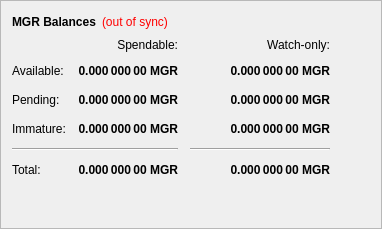
        <widget class="QFrame" name="frame">
         <property name="frameShape">
          <enum>QFrame::StyledPanel</enum>
         </property>
         <property name="frameShadow">
          <enum>QFrame::Raised</enum>
         </property>
         <layout class="QVBoxLayout" name="verticalLayout_4">
          <item>
           <layout class="QHBoxLayout" name="horizontalLayout_4">
            <item>
             <widget class="QLabel" name="label_5">
              <property name="font">
               <font>
                <weight>75</weight>
                <bold>true</bold>
               </font>
              </property>
              <property name="text">
               <string>MGR Balances</string>
              </property>
             </widget>
            </item>
            <item>
             <widget class="QLabel" name="labelWalletStatus">
              <property name="cursor">
               <cursorShape>WhatsThisCursor</cursorShape>
              </property>
              <property name="toolTip">
               <string>The displayed information may be out of date. Your wallet automatically synchronizes with the Monger network after a connection is established, but this process has not completed yet.</string>
              </property>
              <property name="styleSheet">
               <string notr="true">QLabel { color: red; }</string>
              </property>
              <property name="text">
               <string notr="true">(out of sync)</string>
              </property>
              <property name="alignment">
               <set>Qt::AlignLeading|Qt::AlignLeft|Qt::AlignVCenter</set>
              </property>
             </widget>
            </item>
            <item>
             <spacer name="horizontalSpacer_3">
              <property name="orientation">
               <enum>Qt::Horizontal</enum>
              </property>
              <property name="sizeHint" stdset="0">
               <size>
                <width>40</width>
                <height>20</height>
               </size>
              </property>
             </spacer>
            </item>
           </layout>
          </item>
          <item>
           <layout class="QGridLayout" name="gridLayout">
            <property name="spacing">
             <number>12</number>
            </property>
            <item row="2" column="2">
             <widget class="QLabel" name="labelWatchPending">
              <property name="font">
               <font>
                <weight>75</weight>
                <bold>true</bold>
               </font>
              </property>
              <property name="cursor">
               <cursorShape>IBeamCursor</cursorShape>
              </property>
              <property name="toolTip">
               <string>Unconfirmed transactions to watch-only addresses</string>
              </property>
              <property name="text">
               <string notr="true">0.000 000 00 MGR</string>
              </property>
              <property name="alignment">
               <set>Qt::AlignRight|Qt::AlignTrailing|Qt::AlignVCenter</set>
              </property>
              <property name="textInteractionFlags">
               <set>Qt::LinksAccessibleByMouse|Qt::TextSelectableByKeyboard|Qt::TextSelectableByMouse</set>
              </property>
             </widget>
            </item>
            <item row="2" column="1">
             <widget class="QLabel" name="labelUnconfirmed">
              <property name="font">
               <font>
                <weight>75</weight>
                <bold>true</bold>
               </font>
              </property>
              <property name="cursor">
               <cursorShape>IBeamCursor</cursorShape>
              </property>
              <property name="toolTip">
               <string>Total of transactions that have yet to be confirmed, and do not yet count toward the spendable balance</string>
              </property>
              <property name="text">
               <string notr="true">0.000 000 00 MGR</string>
              </property>
              <property name="alignment">
               <set>Qt::AlignRight|Qt::AlignTrailing|Qt::AlignVCenter</set>
              </property>
              <property name="textInteractionFlags">
               <set>Qt::LinksAccessibleByMouse|Qt::TextSelectableByKeyboard|Qt::TextSelectableByMouse</set>
              </property>
             </widget>
            </item>
            <item row="3" column="2">
             <widget class="QLabel" name="labelWatchImmature">
              <property name="font">
               <font>
                <weight>75</weight>
                <bold>true</bold>
               </font>
              </property>
              <property name="cursor">
               <cursorShape>IBeamCursor</cursorShape>
              </property>
              <property name="toolTip">
               <string>Staked or masternode rewards in watch-only addresses that has not yet matured</string>
              </property>
              <property name="text">
               <string notr="true">0.000 000 00 MGR</string>
              </property>
              <property name="alignment">
               <set>Qt::AlignRight|Qt::AlignTrailing|Qt::AlignVCenter</set>
              </property>
              <property name="textInteractionFlags">
               <set>Qt::LinksAccessibleByMouse|Qt::TextSelectableByKeyboard|Qt::TextSelectableByMouse</set>
              </property>
             </widget>
            </item>
            <item row="4" column="0" colspan="2">
             <widget class="Line" name="lineSpendableBalance">
              <property name="orientation">
               <enum>Qt::Horizontal</enum>
              </property>
             </widget>
            </item>
            <item row="4" column="2">
             <widget class="Line" name="lineWatchBalance">
              <property name="sizePolicy">
               <sizepolicy hsizetype="Preferred" vsizetype="Fixed">
                <horstretch>0</horstretch>
                <verstretch>0</verstretch>
               </sizepolicy>
              </property>
              <property name="minimumSize">
               <size>
                <width>140</width>
                <height>0</height>
               </size>
              </property>
              <property name="orientation">
               <enum>Qt::Horizontal</enum>
              </property>
             </widget>
            </item>
            <item row="5" column="0">
             <widget class="QLabel" name="labelTotalText">
              <property name="text">
               <string>Total:</string>
              </property>
             </widget>
            </item>
            <item row="3" column="1">
             <widget class="QLabel" name="labelImmature">
              <property name="font">
               <font>
                <weight>75</weight>
                <bold>true</bold>
               </font>
              </property>
              <property name="cursor">
               <cursorShape>IBeamCursor</cursorShape>
              </property>
              <property name="toolTip">
               <string>Staked or masternode rewards that has not yet matured</string>
              </property>
              <property name="text">
               <string notr="true">0.000 000 00 MGR</string>
              </property>
              <property name="alignment">
               <set>Qt::AlignRight|Qt::AlignTrailing|Qt::AlignVCenter</set>
              </property>
              <property name="textInteractionFlags">
               <set>Qt::LinksAccessibleByMouse|Qt::TextSelectableByKeyboard|Qt::TextSelectableByMouse</set>
              </property>
             </widget>
            </item>
            <item row="2" column="3">
             <spacer name="horizontalSpacer_2">
              <property name="orientation">
               <enum>Qt::Horizontal</enum>
              </property>
              <property name="sizeHint" stdset="0">
               <size>
                <width>40</width>
                <height>20</height>
               </size>
              </property>
             </spacer>
            </item>
            <item row="3" column="0">
             <widget class="QLabel" name="labelImmatureText">
              <property name="text">
               <string>Immature:</string>
              </property>
             </widget>
            </item>
            <item row="5" column="1">
             <widget class="QLabel" name="labelTotal">
              <property name="font">
               <font>
                <weight>75</weight>
                <bold>true</bold>
               </font>
              </property>
              <property name="cursor">
               <cursorShape>IBeamCursor</cursorShape>
              </property>
              <property name="toolTip">
               <string>Your current total balance</string>
              </property>
              <property name="text">
               <string notr="true">0.000 000 00 MGR</string>
              </property>
              <property name="alignment">
               <set>Qt::AlignRight|Qt::AlignTrailing|Qt::AlignVCenter</set>
              </property>
              <property name="textInteractionFlags">
               <set>Qt::LinksAccessibleByMouse|Qt::TextSelectableByKeyboard|Qt::TextSelectableByMouse</set>
              </property>
             </widget>
            </item>
            <item row="5" column="2">
             <widget class="QLabel" name="labelWatchTotal">
              <property name="font">
               <font>
                <weight>75</weight>
                <bold>true</bold>
               </font>
              </property>
              <property name="cursor">
               <cursorShape>IBeamCursor</cursorShape>
              </property>
              <property name="toolTip">
               <string>Current total balance in watch-only addresses</string>
              </property>
              <property name="text">
               <string notr="true">0.000 000 00 MGR</string>
              </property>
              <property name="alignment">
               <set>Qt::AlignRight|Qt::AlignTrailing|Qt::AlignVCenter</set>
              </property>
              <property name="textInteractionFlags">
               <set>Qt::LinksAccessibleByMouse|Qt::TextSelectableByKeyboard|Qt::TextSelectableByMouse</set>
              </property>
             </widget>
            </item>
            <item row="0" column="2">
             <widget class="QLabel" name="labelWatchonly">
              <property name="text">
               <string>Watch-only:</string>
              </property>
              <property name="alignment">
               <set>Qt::AlignRight|Qt::AlignTrailing|Qt::AlignVCenter</set>
              </property>
             </widget>
            </item>
            <item row="1" column="0">
             <widget class="QLabel" name="labelBalanceText">
              <property name="text">
               <string>Available:</string>
              </property>
             </widget>
            </item>
            <item row="1" column="1">
             <widget class="QLabel" name="labelBalance">
              <property name="font">
               <font>
                <weight>75</weight>
                <bold>true</bold>
               </font>
              </property>
              <property name="cursor">
               <cursorShape>IBeamCursor</cursorShape>
              </property>
              <property name="toolTip">
               <string>Your current spendable balance</string>
              </property>
              <property name="text">
               <string notr="true">0.000 000 00 MGR</string>
              </property>
              <property name="alignment">
               <set>Qt::AlignRight|Qt::AlignTrailing|Qt::AlignVCenter</set>
              </property>
              <property name="textInteractionFlags">
               <set>Qt::LinksAccessibleByMouse|Qt::TextSelectableByKeyboard|Qt::TextSelectableByMouse</set>
              </property>
             </widget>
            </item>
            <item row="1" column="2">
             <widget class="QLabel" name="labelWatchAvailable">
              <property name="font">
               <font>
                <weight>75</weight>
                <bold>true</bold>
               </font>
              </property>
              <property name="cursor">
               <cursorShape>IBeamCursor</cursorShape>
              </property>
              <property name="toolTip">
               <string>Your current balance in watch-only addresses</string>
              </property>
              <property name="text">
               <string notr="true">0.000 000 00 MGR</string>
              </property>
              <property name="alignment">
               <set>Qt::AlignRight|Qt::AlignTrailing|Qt::AlignVCenter</set>
              </property>
              <property name="textInteractionFlags">
               <set>Qt::LinksAccessibleByMouse|Qt::TextSelectableByKeyboard|Qt::TextSelectableByMouse</set>
              </property>
             </widget>
            </item>
            <item row="2" column="0">
             <widget class="QLabel" name="labelPendingText">
              <property name="text">
               <string>Pending:</string>
              </property>
             </widget>
            </item>
            <item row="0" column="1">
             <widget class="QLabel" name="labelSpendable">
              <property name="text">
               <string>Spendable:</string>
              </property>
              <property name="alignment">
               <set>Qt::AlignRight|Qt::AlignTrailing|Qt::AlignVCenter</set>
              </property>
             </widget>
            </item>
           </layout>
          </item>
          <item>
           <spacer name="verticalSpacer_4">
            <property name="orientation">
             <enum>Qt::Vertical</enum>
            </property>
            <property name="sizeHint" stdset="0">
             <size>
              <width>20</width>
              <height>40</height>
             </size>
            </property>
           </spacer>
          </item>
         </layout>
        </widget>
